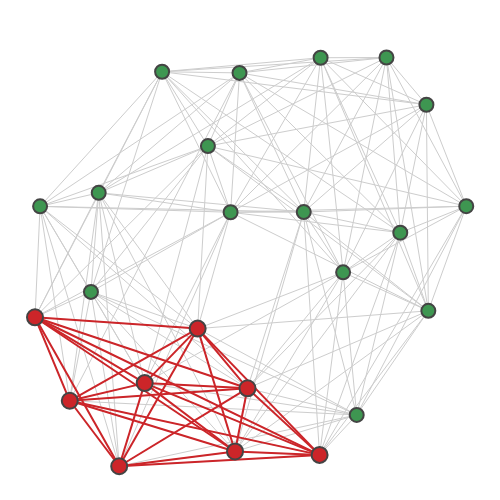

Notebook code cell kept with this figure:
### Code cell
plot.graph(TA_graph, searched[0])

### Figure 1 — Plotly figure (JSON) as saved in the notebook; plotly's stock layout.template omitted (floating-point values rounded to 4 significant figures; data arrays with more than 128 entries replaced by an {"elided": "..."} marker saying what was removed)
{"data": [{"hoverinfo": "none", "line": {"color": "#CDCDCD", "width": 1}, "mode": "lines", "type": "scatter", "x": {"elided": "486 float values"}, "y": {"elided": "486 float values"}}, {"hoverinfo": "none", "line": {"color": "#cc2529", "width": 2}, "mode": "lines", "type": "scatter", "x": [-0.5657, -0.7887, null, -0.5657, -0.9456, null, -0.5657, -0.4506, null, -0.5657, -0.0432, null, -0.5657, -0.2118, null, -0.5657, 0.3383, null, -0.5657, 0.01303, null, -0.7887, -0.9456, null, -0.7887, -0.4506, null, -0.7887, -0.0432, null, -0.7887, -0.2118, null, -0.7887, 0.3383, null, -0.7887, 0.01303, null, -0.9456, -0.4506, null, -0.9456, -0.0432, null, -0.9456, -0.2118, null, -0.9456, 0.3383, null, -0.9456, 0.01303, null, -0.4506, -0.0432, null, -0.4506, -0.2118, null, -0.4506, 0.3383, null, -0.4506, 0.01303, null, -0.0432, -0.2118, null, -0.0432, 0.3383, null, -0.0432, 0.01303, null, -0.2118, 0.3383, null, -0.2118, 0.01303, null, 0.3383, 0.01303, null], "y": [-0.9227, -0.6289, null, -0.9227, -0.2544, null, -0.9227, -0.5498, null, -0.9227, -0.8564, null, -0.9227, -0.3053, null, -0.9227, -0.8718, null, -0.9227, -0.573, null, -0.6289, -0.2544, null, -0.6289, -0.5498, null, -0.6289, -0.8564, null, -0.6289, -0.3053, null, -0.6289, -0.8718, null, -0.6289, -0.573, null, -0.2544, -0.5498, null, -0.2544, -0.8564, null, -0.2544, -0.3053, null, -0.2544, -0.8718, null, -0.2544, -0.573, null, -0.5498, -0.8564, null, -0.5498, -0.3053, null, -0.5498, -0.8718, null, -0.5498, -0.573, null, -0.8564, -0.3053, null, -0.8564, -0.8718, null, -0.8564, -0.573, null, -0.3053, -0.8718, null, -0.3053, -0.573, null, -0.8718, -0.573, null]}, {"hoverinfo": "text", "marker": {"color": "#3e9651", "line": {"width": 2}, "size": 14}, "mode": "markers", "text": ["0", "1", "2", "3", "4", "5", "6", "7", "8", "9", "10", "11", "12", "13", "14", "15", "16", "17", "18", "19", "20", "21", "22", "23"], "type": "scatter", "x": [0.8289, 1.0, 0.3429, -0.3722, -0.02286, -0.5657, 0.4444, 0.7024, 0.2669, -0.1655, -0.06315, -0.7887, -0.9226, -0.9456, -0.4506, 0.5058, -0.0432, 0.6401, -0.6582, -0.6931, -0.2118, 0.3383, 0.01303, 0.8203], "y": [-0.2254, 0.244, 0.91, 0.8471, 0.842, -0.9227, -0.05293, 0.1253, 0.2177, 0.5136, 0.2166, -0.6289, 0.2433, -0.2544, -0.5498, -0.6926, -0.8564, 0.911, 0.304, -0.1405, -0.3053, -0.8718, -0.573, 0.6991]}, {"hoverinfo": "text", "marker": {"color": "#cc2529", "line": {"width": 2}, "size": 16}, "mode": "markers", "text": ["5", "11", "13", "14", "16", "20", "21", "22"], "type": "scatter", "x": [-0.5657, -0.7887, -0.9456, -0.4506, -0.0432, -0.2118, 0.3383, 0.01303], "y": [-0.9227, -0.6289, -0.2544, -0.5498, -0.8564, -0.3053, -0.8718, -0.573]}], "layout": {"height": 500, "hovermode": "closest", "margin": {"b": 0, "l": 0, "r": 0, "t": 25}, "plot_bgcolor": "#ffffff", "showlegend": false, "width": 500, "xaxis": {"showgrid": false, "showticklabels": false, "zeroline": false}, "yaxis": {"showgrid": false, "showticklabels": false, "zeroline": false}}}
